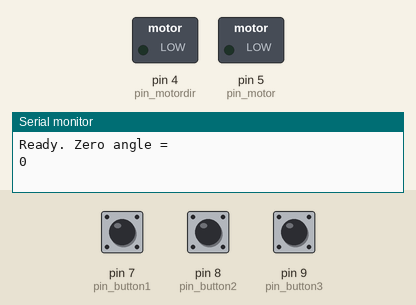
Recording of a sketch running on a simulated Arduino Uno, built with avr-gcc and run on an emulated ATmega328P. Shown: switched loads named in the sketch (green lamp = pin HIGH), the last lines printed to the serial monitor. The test bench sets the inputs (shaded band); at power-on: pin 7 (pin_button1) HIGH, pin 8 (pin_button2) HIGH, pin 9 (pin_button3) HIGH. Pins used as bus, display or sensor lines are not drawn.

Above: at 1.7 s.
1.8 s: pin 7 (pin_button1) pulled LOW for 0.15 s
At 3.0 s:
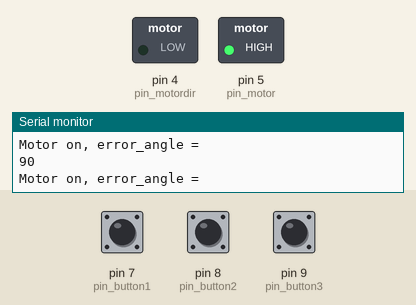
Timing chart, 0 to 4.8 s (numbered marks = the images above; inputs shaded):
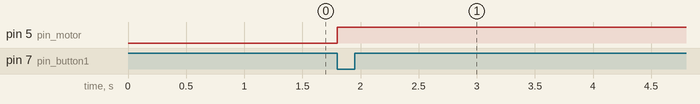

The sketch:

main-propellent-valve.ino
```cpp
/*******Hydrotest code for Main Propellant Valves*********
 7/30/19

Functions:
 - Reads data from AS5047 rotary encoder over SPI interface
 - Drives valve open 90 deg or closed 90 deg on button press via Pololu G2 motor driver
 - Allows adjustments of position in 3 degree increments (or arbitrary)
 - Note - program re-zeroes on startup, so reset arduino after making open/closed position adjustment
 - Note - motor driver accepts PWM for speed control, however full speed is desired, so motor pin is driven HIGH or LOW.

 SPI Fuctions
 UNO: MOSI pin 11
      MISO pin 12
      CLK  pin 13
      CSN  pin 10
    */

#include <SPI.h>


//Variables
int dir;
int actuate;
int set_angle;
int error_angle;
int zero_angle;
int delta;
int home_delta;
int buttonstate1;
int buttonstate2;
int buttonstate3;

int CSN = 10;
int SO = 12;
int SI = 11;
int CLK = 13 ;

unsigned int angle;
int pos;

//Definitions for motor output & button input pins
int pin_motor = 5;
int pin_motordir = 4;
int pin_button1 = 7;
int pin_button2 = 8;
int pin_button3 = 9;


void setup(){

  //Set Pin Modes for magnetic encoder SPI interface
  pinMode(CSN, OUTPUT);
  pinMode(SI, OUTPUT);
  pinMode(SO, INPUT);
  pinMode(CLK, OUTPUT);

  //Set Pin Modes for motor & buttons
  pinMode(pin_motor, OUTPUT);
  pinMode(pin_motordir, OUTPUT);
  pinMode(pin_button1, INPUT_PULLUP);
  pinMode(pin_button2, INPUT_PULLUP);
  pinMode(pin_button3, INPUT_PULLUP);

  //Set Slave Select High to Start i.e disable SPI chip
  digitalWrite(CSN, HIGH);

 //Initialize SPI
  SPI.begin();

  Serial.begin(9600);

  SensorRead();
  zero_angle = pos;   //Read current position & save as zero_angle on startup.

  Serial.println("Ready. Zero angle =");
  Serial.println(zero_angle);

  delay(500);
}

void loop() {

  buttonstate1 = digitalRead(pin_button1);
  buttonstate2 = digitalRead(pin_button2);
  buttonstate3 = digitalRead(pin_button3);

  if(buttonstate1 == LOW){
    SensorRead();
   home_delta = abs(zero_angle - pos);  //Determine if currently in the home position
   if(home_delta > 180) {
          home_delta = abs(home_delta - 360);
          }
    Serial.println("degrees from home pos:");
    Serial.println(home_delta);
      if(home_delta < 10) {            //Less than 10 degrees from home, drive to +90
    set_angle = (zero_angle + 90);
    set_angle %= 360;
    dir = 0;
   }
   if(home_delta >= 10) {           //More than 10 deg from home, drive to home position
    set_angle = zero_angle;
    dir = 1;
   }
   // set_angle = (pos + 90);  //Old logic, removed due to possible accumulating errors
   // set_angle %= 360;
    Serial.println("set angle:");
    Serial.println(set_angle);
    DriveLogic();
 }

// Experiment to see if you can budge the valve with a button press
  if(buttonstate2 == LOW){
   SensorRead();
   set_angle = pos + 3;
   set_angle %= 360;
   Serial.println("Adjust +3 degrees");
   dir = 0;
   DriveLogic();
  }

  if(buttonstate3 == LOW){
   SensorRead();
   set_angle = pos - 3;
   if(set_angle < 0){
    set_angle += 360;
   }
   Serial.println("Adjust -3 degrees");
   dir = 1;
   DriveLogic();

  }

  /**********Test of functions:*************
  MotorCommand(1);
  delay(1000);
  SensorRead();
  Serial.println(pos);
  MotorCommand(0);
  delay(1000);
  SensorRead();
  Serial.println(pos);
  */

}
  // ***************Auxiliary functions****************

void SensorRead() {
  SPI.beginTransaction(SPISettings(10000000, MSBFIRST, SPI_MODE1));

  //Send the Command Frame
  digitalWrite(CSN, LOW);
  delayMicroseconds(1);
  SPI.transfer16(0x3FFF);
  digitalWrite(CSN,HIGH);

  //Read data frame
  digitalWrite(CSN, LOW);
  delayMicroseconds(1);
  angle = SPI.transfer16(0xC000);
  digitalWrite(CSN, HIGH);
  SPI.endTransaction;

  angle = (angle & (0x3FFF)); //This is a bitwise AND - not sure why it is here?

  pos = ( (unsigned long) angle)*360UL/16384UL; //convert 14 bit to angle
  }

  // *****MOTORCOMMAND,(1)=ON,(0)=OFF*****
  void MotorCommand(int actuate) {
    if(actuate == 1) {
      digitalWrite(pin_motordir,dir);
      digitalWrite(pin_motor,HIGH);
    }
    else {
      digitalWrite(pin_motor,LOW);
    }
  }

void DriveLogic() {
    SensorRead();

    delta = abs(set_angle - pos); //intermediate variable to determine min angle between
      if(delta > 180) {
        error_angle = abs(delta - 360);
        }
      else { error_angle = delta;
      }

    while(error_angle >= 3) {   //Adding several degrees to allow for stopping time
      SensorRead();
      delta = abs(set_angle - pos); //intermediate variable for 360 degree rollover handling - needs optimization
      if(delta > 180) {
        error_angle = abs(delta - 360);
        }
      else { error_angle = delta;
      }
    //  if(error_angle > 95){ //Dheck if error overrun exists & stop motor
    //    break;
    //    }
      MotorCommand(1);
      Serial.println("Motor on, error_angle =");
      Serial.println(error_angle);

      }

   MotorCommand(0);
}
```

Measured:
- after the input at 1.8 s, pin 5 (pin_motor): LOW → HIGH at once
